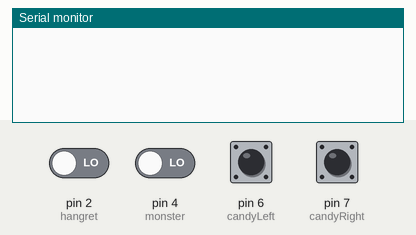
A sketch run on a simulated Arduino Uno, built with avr-gcc and run on an emulated ATmega328P. Shown: the last lines printed to the serial monitor. Inputs (shaded band) come from the test bench; at power-on: pin 2 (hangret), pin 4 (monster), pin 6 (candyLeft), pin 7 (candyRight) LOW.

Above: at 1.2 s.
1.3 s: pin 2 (hangret) driven HIGH
At 1.9 s:
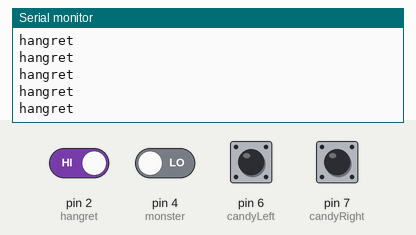
3.2 s: pin 4 (monster) driven HIGH
At 4.3 s:
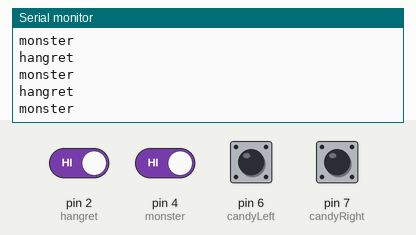

Measured:
- after the input at 1.3 s, the serial monitor: prints a new line at once (image 1)
- after the input at 3.2 s, the serial monitor: prints a new line after 0.08 s (image 2)

The sketch:

sketch_apr7a.ino
```cpp
const int hangret = 2;  // Pin connected to Button 1
const int monster = 4;
const int candyLeft = 6;
const int candyRight = 7;
int buttonHG;
int buttonMon;
int buttonL;
int buttonR;

void setup() {
  Serial.begin(9600);
  pinMode(hangret, INPUT);  // Set Button 1 pin as input with internal pullup resistor
  pinMode(monster, INPUT);
  pinMode(candyLeft, INPUT);
  pinMode(candyRight, INPUT);
}

void loop() {
  buttonHG= digitalRead(hangret);
  buttonMon= digitalRead(monster);
  buttonL= digitalRead(candyLeft);
  buttonR= digitalRead(candyRight);
  if (buttonHG== HIGH) {  // If Button 1 is pressed
    Serial.println("hangret");  // Print message to serial monitor
  }
  if (buttonMon== HIGH) {  // If Button 1 is pressed
    Serial.println("monster");  // Print message to serial monitor
  }
  if (buttonL== HIGH) {  // If Button 1 is pressed
    Serial.println("L candy");  // Print message to serial monitor
  }
  if (buttonR== HIGH) {  // If Button 1 is pressed
    Serial.println("R candy");  // Print message to serial monitor
  }
}
```
